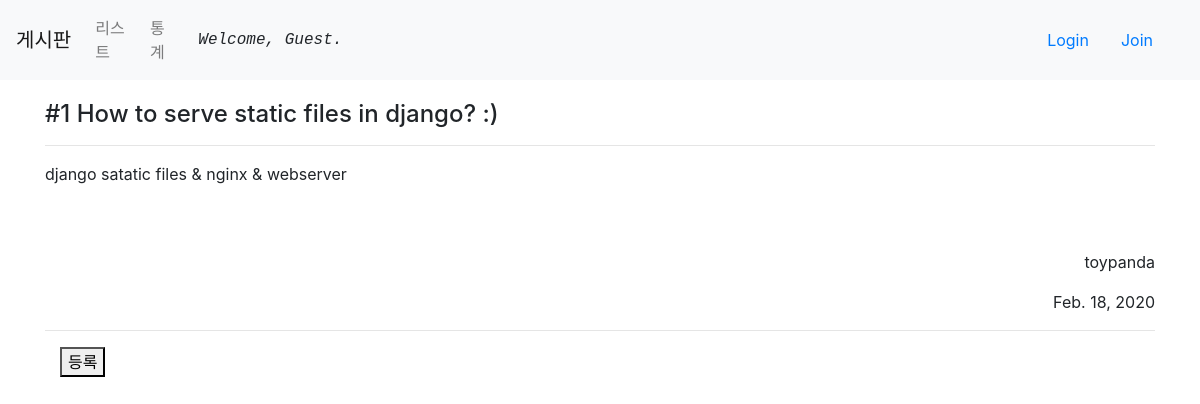
/main/post/1/, run on the app's committed database.
### main/models.py (models this page shows, shortened)
class Post(models.Model):
    author = models.ForeignKey(settings.AUTH_USER_MODEL, on_delete=models.CASCADE)
    title = models.CharField(max_length=100, null=True)
    contents = models.TextField(null=True)
    writer = models.CharField(max_length=30, null=True)
    created = models.DateField(default=timezone.now(), null=True)
    photo = models.ImageField(blank=True, upload_to='post/%Y/%m/%d') # upload_to는 문자열 또는 함수 반환

### main/views.py (the view)
# urls.py: path('post/<int:id>/', views.detail, name='post-detail'),
def detail(request, id):
    if 'id' is not None:
        item = get_object_or_404(Post, pk=id)
        return render(request, 'main/detail.html', {'item': item})
    return HttpResponseRedirect('main/list/')

### main/templates/main/detail.html (shortened to what this page needs)
{% extends 'main/base.html' %}
{% load static %}
{% block content %}
<div class="container">
    <div class="row">
        <div class="col-sm-12" style="margin-top:20px;">
            <h4>#{{ item.id }} {{ item.title }}</h4>
            <hr>
            <p>
                {{ item.contents }}
            </p>
            <p class="text-right">
                <br>
                <br>
                {{ item.writer }}
            </p>
            <p class="text-right">
                {{ item.created }}
            </p>
            <hr/>
        </div>
    </div>
    <div class="container">
    <form action="{% url 'review-create' post_id=item.id %}" method="POST">
        <button type="submit">등록</button>
    </form>
    </div>
</div>
{% endblock %}

### data on the page
Post: id "1", title "How to serve static files in django? :)", contents "django satatic files & nginx & webserver", writer "toypanda", created "Feb. 18, 2020"
